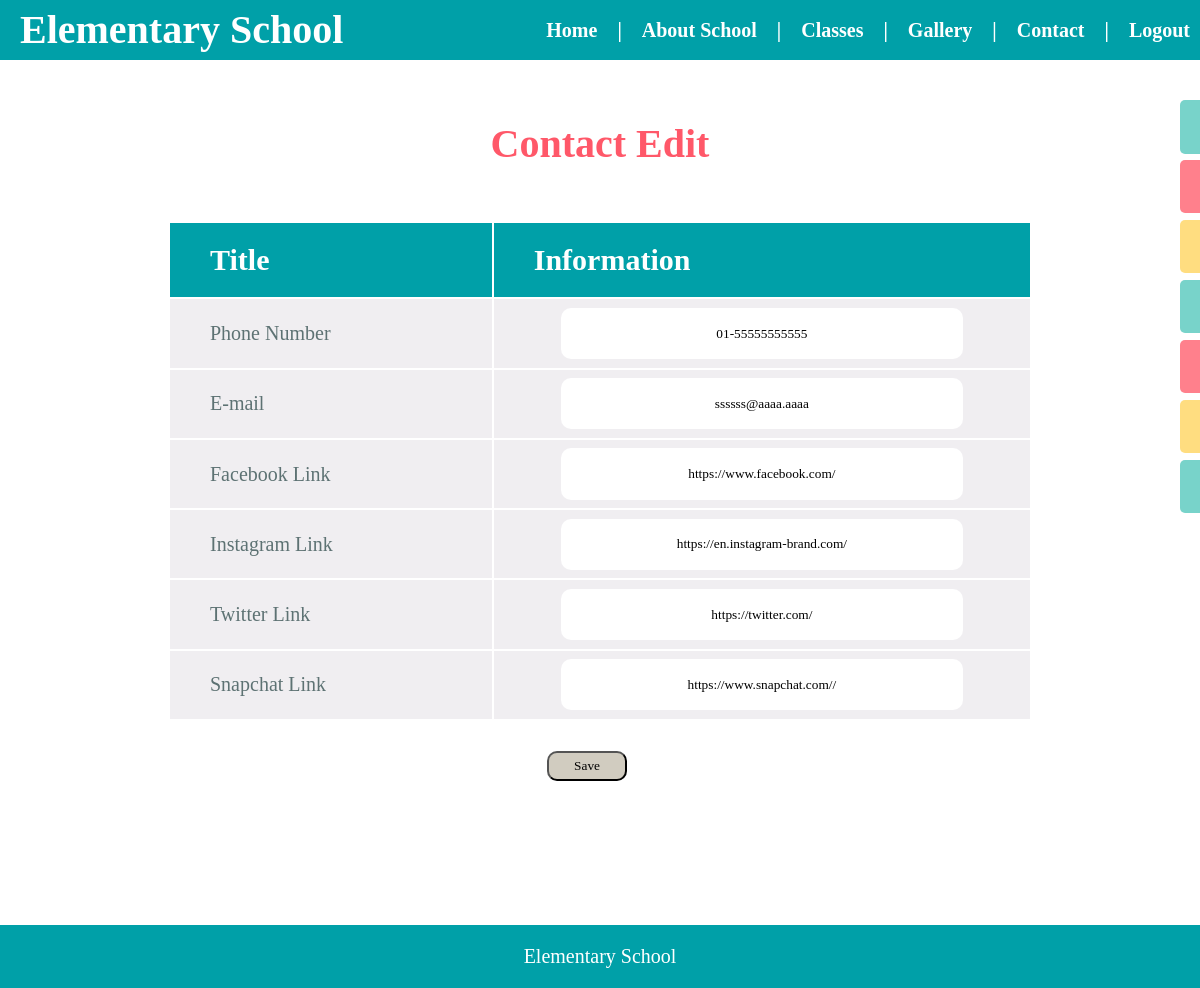
/school_project/admin_pages/contact-edit.php (signed in), run on the app's committed database.
### tables this page shows
CREATE TABLE `content_table` (
  `id_content` int(5) NOT NULL,
  `title` text NOT NULL,
  `information` text NOT NULL,
  `page` varchar(10) NOT NULL,
  `admin_id` varchar(5) NOT NULL
);

### school_project/admin_pages/contact-edit.php (the view, shortened to what this page needs)
<?php
    include "../php_code/connection.php";
   $idN = 31;
   $queryN ="SELECT information FROM  content_table WHERE id_content ='{$idN}'";
   $resultN = mysqli_query($con, $queryN);
   $resultCheckN = mysqli_num_rows($resultN);
   $idE = 32;
   $queryE ="SELECT information FROM  content_table WHERE id_content ='{$idE}'";
   $resultE = mysqli_query($con, $queryE);
   $resultCheckE = mysqli_num_rows($resultE);
   $idf = 33;
   $queryf ="SELECT information FROM  content_table WHERE id_content ='{$idf}'";
   $resultf = mysqli_query($con, $queryf);
   $resultCheckf = mysqli_num_rows($resultf);
   $idi = 34;
   $queryi ="SELECT information FROM  content_table WHERE id_content ='{$idi}'";
   $resulti = mysqli_query($con, $queryi);
   $resultChecki = mysqli_num_rows($resulti);
   $idT = 35;
   $queryT ="SELECT information FROM  content_table WHERE id_content ='{$idT}'";
   $resultT = mysqli_query($con, $queryT);
   $resultCheckT = mysqli_num_rows($resultT);
   $idS = 36;
   $queryS ="SELECT information FROM  content_table WHERE id_content ='{$idS}'";
   $resultS = mysqli_query($con, $queryS);
   $resultCheckS = mysqli_num_rows($resultS);
?>
<!DOCTYPE html>
<html>
    <head>
        <link rel="stylesheet" type="text/css" href="../style/reset.css">
        <link rel="stylesheet" type="text/css" href="../style/contact-edit.css">
    </head>
    <body>
        <div id="container">
            <nav id="menu">
                <h1 id="logo"><b>Elementary School</b></h1>
                <ul class="menu-all"><b>
                    <li class="menu-item"><form class="logout_form" method='post' action=""><input type="submit" value="Logout" class="logout_btn" name="but_logout"></form></li>
                    <li class="menu-item1">|</li>
                    <li class="menu-item"><a href="contact-view.php"> Contact</a></li>
                    <li class="menu-item1">|</li>
                    <li class="menu-item"><a href="gallery-view.php"> Gallery</a></li>
                    <li class="menu-item1">|</li>
                    <li class="menu-item"><a> Classes </a>
                    </li>
                    <li class="menu-item1">|</li>
                    <li class="menu-item"><a href="about-view.php"> About School</a></li>
                    <li class="menu-item1">|</li>
                    <li class="menu-item"><a href="home_page-view.php"> Home</a></li></b>
                </ul>
            </nav>
            <div id="mySidenav" class="sidenav">
                <a href="adminhomepage.php" id="ِadmin">ِAdmin</a>
                <a href="home-page-edit.php" id="home">Home</a>
                <a href="about-edit.php" id="aboutAmin">About</a>
                <a href="class1-edit.php" id="class1">1st Class</a>
                <a href="class2-edit.php" id="class2">2nd Class</a>
                <a href="class3-edit.php" id="class3">3rd Class</a>
                <a href="contact-edit.php" id="contact">Contact</a>
            </div>
             <section class="All">
                 <h1>Contact Edit</h1>
                 <form method="post" action="">
                 <div class="Contact">
                     <table class="table">
                         <tr class="head">
                             <th class="headercell"> Title</th>
                             <th class="headerC"> Information</th>
                         </tr>
                         <tr class="tableContent">
                             <?php
                             if($resultCheckN>=1){
                               while ($rowN = mysqli_fetch_assoc($resultN)){
                            ?>
                             <td  class="First">Phone Number</td>
                             <td class="Second"><input type="text" class="cell" name="1-phone" value= "<?php echo $rowN['information']; ?>"></td>
                             <?php
                                } }
                            ?>
                         </tr>
                         <tr class="tableContent">
                             <?php
                             if($resultCheckE>=1){
                               while ($rowE = mysqli_fetch_assoc($resultE)){
                            ?>
                             <td class="First"> E-mail </td>
                             <td class="Second"><input type="text" class="cell" name="1-email" value="<?php echo $rowE['information']; ?>"></td>
                             <?php
                                } }
                            ?>
                         </tr>
                         <tr class="tableContent">
                             <?php
                             if($resultCheckf>=1){
                               while ($rowf = mysqli_fetch_assoc($resultf)){
                            ?>
                             <td class="First"> Facebook Link </td>
                             <td class="Second"><input type="text" class="cell" name="1-face" value="<?php echo $rowf['information']; ?>"></td>
                             <?php
                                } }
                            ?>
                         </tr>
                         <tr class="tableContent">
                             <?php
                             if($resultChecki>=1){
                               while ($rowi = mysqli_fetch_assoc($resulti)){
                            ?>
                             <td class="First"> Instagram Link </td>
                             <td class="Second"><input type="text" class="cell" name="1-insta" value="<?php echo $rowi['information']; ?>"></td>
                             <?php
                                } }
                            ?>
                         </tr>
                         <tr class="tableContent">
                              <?php
                             if($resultCheckT>=1){
                               while ($rowT = mysqli_fetch_assoc($resultT)){
                            ?>
                             <td class="First"> Twitter Link </td>
                             <td class="Second"><input type="text" class="cell" name="1-twir" value="<?php echo $rowT['information']; ?>"></td>
                             <?php
                                } }
                            ?>
                         </tr>
                         <tr class="tableContent">
                            <?php
                             if($resultCheckS>=1){
                               while ($rowS = mysqli_fetch_assoc($resultS)){
                            ?>
                             <td class="First"> Snapchat Link </td>
                             <td class="Second"><input type="text" class="cell" name="1-snap" value="<?php echo $rowS['information']; ?>"></td>
                            <?php
                                } }
                            ?>
                         </tr>
                     </table>
                     <div class="cont-b">
                         <input type="submit" value="Save" class="btnC" name="btn_cont" id="btn_cont">
                     </div>
                 </div>
                 </form>
            </section>
            <section id="wsfooter">
                <p> Elementary School </p>
            </section>
        </div>
    </body>
</html>

### school_project/style/contact-edit.css (style rules this page uses)
.All { text-align: center; color: #ff5869; padding: 5%; }
.table { height: 500px; width: 100%; text-align: left; }
.Contact { width: 80%; margin-left: 10%; margin-right: 10%; margin-bottom:5%; margin-top: 5%; }
.headercell { padding-left: 40px; width: 30%; }
.head { background-color: #00a0a8; height: 15%; font-size: 30px; color: white; border-bottom: 2px solid white; }
.tableContent { background-color: #f0eef1; border-bottom: 1.5px solid white; }
.First { padding-left: 40px; color: #5d7273; font-size: 20px; }
.Second { text-align: center; width: 15%; color: #5d7273; font-size: 20px; }
.cell { height: 75%; width: 75%; text-align: center; border: none; border-radius: 10px; }
.headerC { padding-left: 40px; width: 50%; }
.cont-b { padding: 3.5%; margin-left: 28%; margin-right: 31%; }
.btnC { height: 30px; width: 80px; background-color: #d1ccc0; color: black; border-radius: 10px; }

### data on the page
content_table: information "01-55555555555"
content_table: information "ssssss@aaaa.aaaa"
content_table: information "https://www.facebook.com/"
content_table: information "https://en.instagram-brand.com/"
content_table: information "https://twitter.com/"
content_table: information "https://www.snapchat.com//"
